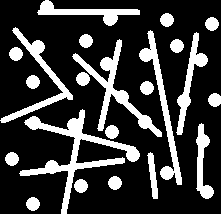
#> input picture ROB4-Perception/L4/dots-lines.png, 221 x 214 px
$ python morph-dots-lines.py
#> lines starting #> are read from the running program, lines starting #| are printed output that depends on the picture; after the words box and inside, x2 and y2 are one past the last pixel; in counts of white or black regions, pixels touching at a corner belong together
import cv2

Source = cv2.imread("dots-lines.png",1) #loads the source image, 1 channel.
#> Source is the input picture: shape (214, 221, 3); 22.6% white; 22 white regions, largest, box (x1, y1, x2, y2) and area: (19, 109, 140, 214) 2254, (72, 39, 162, 137) 1502, (139, 30, 182, 185) 1227

# Create a dot shaped kernel
kernel = cv2.getStructuringElement(cv2.MORPH_ELLIPSE, (12, 12))

# Use Opening method first erode away and then dilate again.
erosion = cv2.erode(Source,kernel,1)
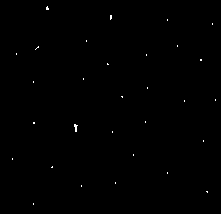
#> erosion: shape (214, 221, 3); 0.22% white in thin lines or dots, all inside (x1, y1, x2, y2) = (12, 6, 216, 205)
dilation = cv2.dilate(erosion,kernel,1)
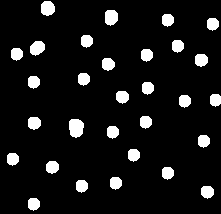
#> dilation: shape (214, 221, 3); 8.7% white; 30 white regions, largest, box (x1, y1, x2, y2) and area: (69, 119, 84, 138) 233, (105, 10, 118, 26) 174, (41, 1, 55, 16) 173


# Show images
cv2.imshow("Source",Source)
cv2.imshow("Erosion",erosion)
cv2.imshow("Dilation + Erosion",dilation)


# Quit program is 'q' is pressed
if cv2.waitKey(0) & 0xFF == ord('q'):
#> (key q is pressed here)
    cv2.destroyAllWindows()

$ run again, with ROB4-Perception/L4/dots-bin.png copied over ROB4-Perception/L4/dots-lines.png
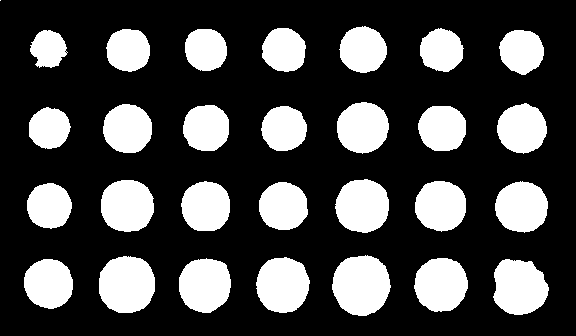
#> input picture ROB4-Perception/L4/dots-bin.png, 576 x 336 px
#> Source is the input picture: shape (336, 576, 3); 27.6% white; 29 white regions (1 under 20 px), largest, box (x1, y1, x2, y2) and area: (332, 255, 391, 316) 2771, (99, 256, 155, 313) 2600, (493, 259, 549, 315) 2431
#> `erosion = cv2.erode(Source,kernel,1)`:
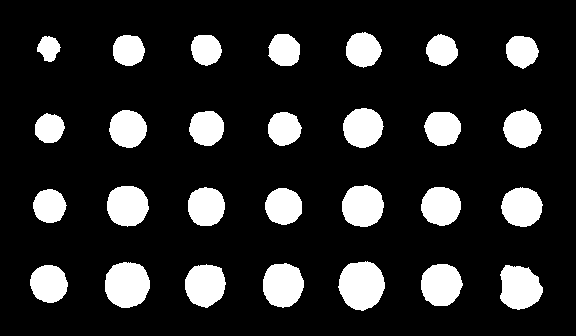
#> erosion: shape (336, 576, 3); 16% white; 28 white regions, largest, box (x1, y1, x2, y2) and area: (338, 261, 385, 311) 1774, (105, 262, 150, 308) 1651, (500, 265, 543, 310) 1476
#> `dilation = cv2.dilate(erosion,kernel,1)`:
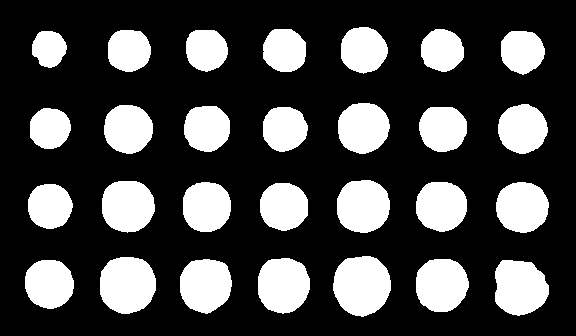
#> dilation: shape (336, 576, 3); 27.4% white; 28 white regions, largest, box (x1, y1, x2, y2) and area: (333, 256, 391, 317) 2754, (100, 257, 156, 314) 2593, (495, 260, 549, 316) 2407
